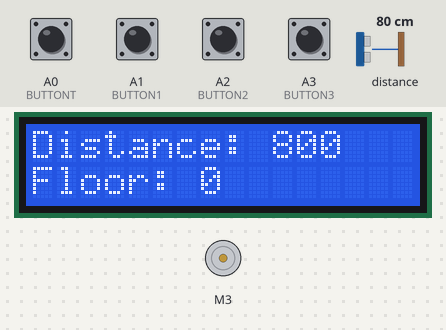
Bench run of a sketch on a simulated Arduino Uno, built with avr-gcc and run on an emulated ATmega328P. Parts: 16×2 character LCD, DC motor (green arrow = forward, orange = backward, longer = faster). Inputs (shaded band) come from the test bench; at power-on: A0 (BUTTONT), A1 (BUTTON1), A2 (BUTTON2), A3 (BUTTON3) HIGH, distance to the obstacle 80 cm. What the sketch prints to the serial monitor is not drawn.

Above: at 1.2 s.
1.3 s: A0 (BUTTONT) pulled LOW for 0.15 s
At 2.7 s:
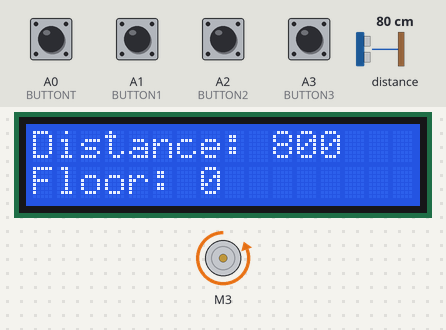
3.0 s: distance to the obstacle set to 34 cm
At 3.1 s:
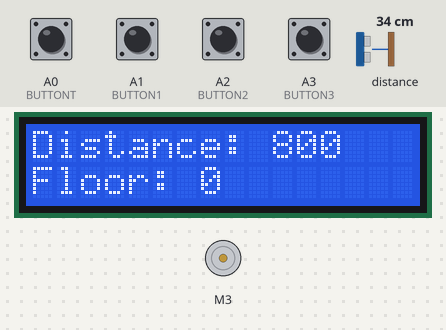
6.0 s: distance to the obstacle set to 29 cm
9.0 s: distance to the obstacle set to 120 cm
At 11.3 s:
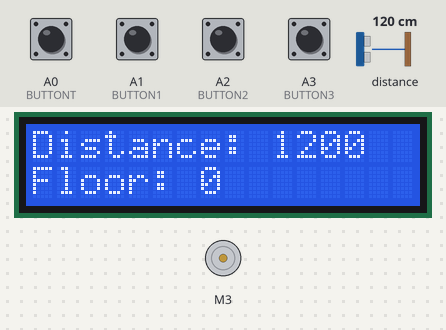
12.0 s: A1 (BUTTON1) pulled LOW for 0.15 s
At 13.4 s:
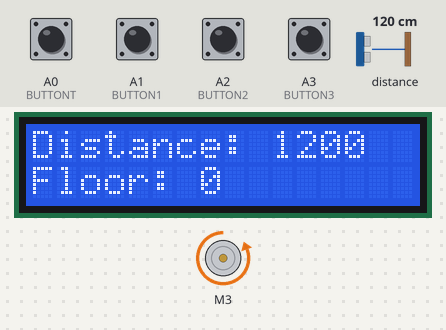
13.7 s: distance to the obstacle set to 28 cm
At 13.86 s:
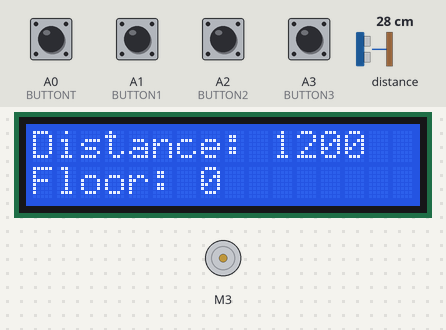
16.7 s: distance to the obstacle set to 23 cm
At 21.7 s:
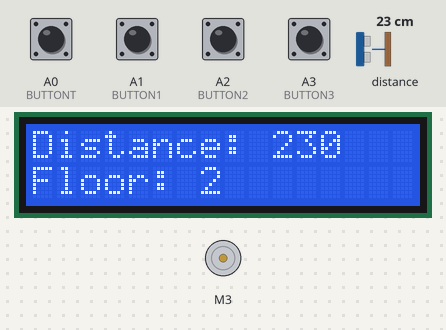
Timing chart, 0 to 22.2 s (numbered marks = the images above; inputs shaded):
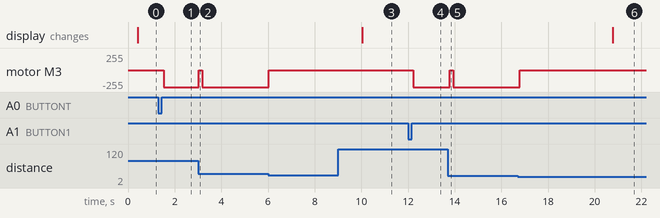

The sketch:

control_without_pid.ino
```cpp
#include <AFMotor.h>
#include <PID_v1.h>
#include "Adafruit_VL53L0X.h"
#include <Wire.h>
#include <LiquidCrystal_I2C.h>

const int BUTTONT = A0;
const int BUTTON1 = A1;
const int BUTTON2 = A2;
const int BUTTON3 = A3;

uint16_t checkPoint3Floor = 58;
uint16_t checkPoint2Floor = 140;
uint16_t checkPoint1Floor = 247;
uint16_t checkPointTFloor = 310;

uint16_t startTime;
uint16_t currentTime;
uint16_t period = 8500;  //8.5 seconds

double setPointPID, entryPointPID, outputPID;
// Olhometro
float Kp = 3;
float Ki = 5;
float Kd = 2;

// Lugar das raizes
// float Kp = 142.8216694;
// float Ki = 14.28221669;
// float Kd = 14.222169;

// ZN metodo 2
// float Kp = 8569.300128;
// float Ki = 92550.62174;
// float Kd = 1983.587557;

// ZN metodo 2 dividido por kp
// float Kp = 1;
// float Ki = 10.800;
// float Kd = 0.2314760;

Adafruit_VL53L0X lox = Adafruit_VL53L0X();
LiquidCrystal_I2C lcd(0x27, 2, 1, 0, 4, 5, 6, 7, 3, POSITIVE);
AF_DCMotor motor(3);
PID myPID(&entryPointPID, &outputPID, &setPointPID, Kp, Ki, Kd, DIRECT);

void setup() {
  // setup buttons
  pinMode(BUTTONT, INPUT_PULLUP);
  pinMode(BUTTON1, INPUT_PULLUP);
  pinMode(BUTTON2, INPUT_PULLUP);
  pinMode(BUTTON3, INPUT_PULLUP);
  // setup serial monitor
  Serial.begin(2400);
  // setup lcd
  lcd.setBacklight(LOW);
  lcd.begin(16, 2);
  // setup sensor
  lox.begin();

  // pid setup
  myPID.SetMode(AUTOMATIC);

  //start time
  startTime = millis();
}

uint16_t getMeasure() {
  VL53L0X_RangingMeasurementData_t measure;
  lox.rangingTest(&measure, false);
  if (measure.RangeStatus != 4) {
    return measure.RangeMilliMeter;
  } else {
    return 0;
  }
}

void displayFloor(int floor) {
  lcd.setCursor(0, 1);
  lcd.print("Floor: ");
  lcd.print(floor);
}

void displayMeasure(uint16_t measure) {
  lcd.setCursor(0, 0);
  lcd.print("Distance: ");
  lcd.print(measure);
}

int checkFloor(uint16_t measure) {
  if (measure >= checkPointTFloor) {
    return 0;
  } else if (measure >= checkPoint1Floor) {
    return 1;
  } else if (measure >= checkPoint2Floor) {
    return 2;
  } else if (measure >= checkPoint3Floor) {
    return 3;
  } else {
    return -1;
  }
}

uint16_t checkInputs() {
  if (digitalRead(BUTTONT) == 0) {
    Serial.print("Button T pushed, actual floor: ");
    Serial.println(checkFloor(getMeasure()));
    return checkPointTFloor;
  }
  if (digitalRead(BUTTON1) == 0) {
    Serial.print("Button 1 pushed, actual floor: ");
    Serial.println(checkFloor(getMeasure()));
    return checkPoint1Floor;
  }
  if (digitalRead(BUTTON2) == 0) {
    Serial.print("Button 2 pushed, actual floor: ");
    Serial.println(checkFloor(getMeasure()));
    return checkPoint2Floor;
  }
  if (digitalRead(BUTTON3) == 0) {
    Serial.print("Button 3 pushed, actual floor: ");
    Serial.println(checkFloor(getMeasure()));
    return checkPoint3Floor;
  }
  return 0.0;
}

void analitics() {
  Serial.print("Distance:");
  Serial.print(getMeasure());
  Serial.print(",");
  Serial.print("Time:");
  Serial.print((millis() - startTime) / 1000.0);
  Serial.print(",");
  Serial.print("Output:");
  Serial.println(outputPID);
}

void moveDown(int speed) {
  motor.setSpeed(speed);  // Define a velocidade maxima
  motor.run(FORWARD);
}

void moveUp(int speed) {
  motor.setSpeed(speed);
  motor.run(BACKWARD);
}

void stoped() {
  motor.setSpeed(0);
  motor.run(RELEASE);
}

void calculatePID(int input) {
  entryPointPID = getMeasure();
  setPointPID = input;
  myPID.Compute();
  // Serial.print("Input: ");
  // Serial.print(entryPointPID);
  // Serial.print(" setPoint: ");
  // Serial.print(setPointPID);
  // Serial.print(" output: ");
  // Serial.println(outputPID);
}

void loop() {

  uint16_t measure = getMeasure();

  lcd.clear();
  displayMeasure(measure);
  displayFloor(checkFloor(measure));
  // analitics();
  int input = checkInputs();

  if (input == 0) {
    stoped();
  } else {
    // startTime = millis();
    // while (abs(input - getMeasure()) >= 1)
    // {
    //     int diff = input - getMeasure();

    //     if (diff < 0)
    //     {
    //         analitics();
    //         calculatePID(input);
    //         moveUp(255-outputPID);
    //     }
    //     else
    //     {
    //         analitics();
    //         calculatePID(input);
    //         moveDown(outputPID);
    //     }
    // }

    startTime = millis();
    if (input > getMeasure()) {
      while (input > getMeasure()) {
        analitics();
        calculatePID(input);
        moveDown(outputPID);
      }
      while (millis() - startTime <= period) {
        stoped();
        analitics();
      }
      return;
    }
    if (input < getMeasure()) {
      while (input < getMeasure()) {
        analitics();
        calculatePID(input);
        moveUp(255 - outputPID);
      }
      while (millis() - startTime <= period) {
        stoped();
        analitics();
      }
      return;
    }
  }


  // if (digitalRead(BUTTONT) == 0) {
  //   Serial.println("Botao T pressionado: ");
  //   moveUp();
  //   return;
  // }
  // if (digitalRead(BUTTON1) == 0) {
  //   Serial.println("Botao 1 pressionado: ");
  //   moveDown();
  //   return;
  // }
  // stoped();

  // if (digitalRead(BUTTONT) == 0) {
  //   moveDown();
  //   delay(1000);
  // }
  // delay(100);
}
```

Measured:
- after the input at 1.3 s, motor M3: stopped → backward 255/255 after 0.23 s
- after the input at 3.0 s, motor M3: backward 255/255 → stopped at once, → backward 255/255 0.16 s later
- after the input at 6.0 s, motor M3: backward 255/255 → stopped at once
- after the input at 9.0 s, the display: changes after 1.0 s (image 3)
- after the input at 12.0 s, motor M3: stopped → backward 255/255 after 0.23 s
- after the input at 13.7 s, motor M3: backward 255/255 → stopped after 0.09 s, → backward 255/255 0.16 s later
- after the input at 16.7 s, motor M3: backward 255/255 → stopped after 0.09 s; the display: changes after 4.1 s (image 6)
